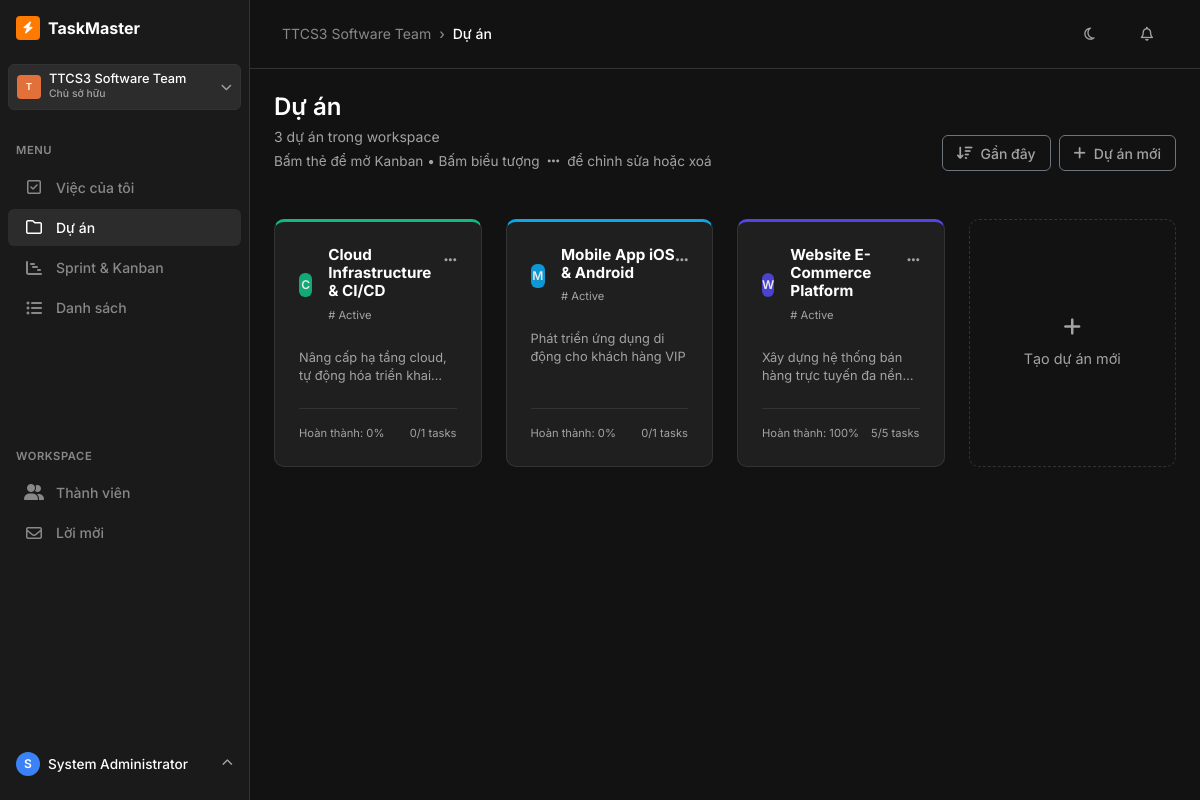
/projects (signed in), run on the app's committed database.
### tables this page shows
CREATE TABLE users (
    id           TEXT PRIMARY KEY,                    -- UUID v7
    username     TEXT UNIQUE NOT NULL,
    email        TEXT UNIQUE NOT NULL,
    password_hash TEXT NOT NULL,
    fullname     TEXT NOT NULL,
    avatar_url   TEXT,
    is_active    INTEGER NOT NULL DEFAULT 1,          -- 1=active, 0=disabled
    created_at   TEXT NOT NULL,                       -- ISO-8601 UTC
    updated_at   TEXT NOT NULL
);

CREATE TABLE projects (
    id              TEXT PRIMARY KEY,                 -- UUID v7
    workspace_id    TEXT NOT NULL REFERENCES workspaces(id) ON DELETE CASCADE,
    name            TEXT NOT NULL,
    description     TEXT,
    color           TEXT NOT NULL DEFAULT '#4f46e5', -- Hex color
    status          TEXT NOT NULL DEFAULT 'Active'
                        CHECK(status IN ('Active','Archived','Completed')),
    created_by      TEXT NOT NULL REFERENCES users(id),
    created_at      TEXT NOT NULL,
    updated_by      TEXT REFERENCES users(id),
    updated_at      TEXT NOT NULL
);

### app.py (the view)
@app.route('/projects')
@login_required
def projects():
    ws_id = session.get('workspace_id')
    conn = get_db_connection()
    projects_list = conn.execute('''
        SELECT p.*,
               u.fullname AS creator_name,
               COUNT(t.id) AS total_tasks,
               SUM(CASE WHEN t.status = 'Completed' THEN 1 ELSE 0 END) AS done_tasks,
               SUM(CASE WHEN t.status = 'In Progress' THEN 1 ELSE 0 END) AS in_progress_tasks,
               SUM(CASE WHEN t.status = 'To Do' THEN 1 ELSE 0 END) AS todo_tasks
        FROM projects p
        LEFT JOIN tasks t ON p.id = t.project_id
        LEFT JOIN users u ON p.created_by = u.id
        WHERE p.workspace_id = ?
        GROUP BY p.id
        ORDER BY p.created_at DESC
    ''', (ws_id,)).fetchall()
    conn.close()
    return render_template('projects.html', projects=projects_list)

### templates/projects.html (shortened to what this page needs)
{% extends 'base.html' %}
{% block breadcrumb_current %}Dự án{% endblock %}
{% block page_title %}Dự án{% endblock %}
{% block page_subtitle %}
    {{ projects|length }} dự án trong workspace <br>
    <span class="text-muted mt-1 d-inline-block" style="font-size: 0.85rem;">Bấm thẻ để mở Kanban • Bấm biểu tượng <i class="fa-solid fa-ellipsis mx-1"></i> để chỉnh sửa hoặc xoá</span>
{% endblock %}
{% block page_actions %}
<div class="d-flex gap-2">
    <button class="btn btn-outline-secondary btn-sm text-muted border-secondary d-flex align-items-center gap-2">
        <i class="fa-solid fa-arrow-down-wide-short"></i> Gần đây
    </button>
    <button type="button" class="btn btn-outline-secondary btn-sm text-muted border-secondary d-flex align-items-center gap-2" data-bs-toggle="modal" data-bs-target="#addProjectModal">
        <i class="fa-solid fa-plus"></i> Dự án mới
    </button>
</div>
{% endblock %}
{% block content %}
<div class="row g-4 mt-2">
    {% for p in projects %}
    {% set done = p['done_tasks'] or 0 %}
    {% set total = p['total_tasks'] or 0 %}
    {% set percent = (done / total * 100) | round | int if total > 0 else 0 %}
    <div class="col-md-6 col-lg-4 col-xl-3">
        <div class="card card-hover h-100 position-relative" style="border-top: 3px solid {{ p['color'] }}; min-height: 180px;" onclick="window.location.href='{{ url_for('kanban', project_id=p['id']) }}'">
            <div class="card-body d-flex flex-column p-4">
                <div class="d-flex justify-content-between align-items-start mb-3">
                    <div class="d-flex align-items-center gap-3">
                        <div class="avatar-square" style="background-color: {{ p['color'] }}; opacity: 0.9; border-radius: 6px;">
                            {{ p['name'][0] | upper }}
                        </div>
                        <div>
                            <h6 class="fw-bold mb-0 text-white" style="font-size: 0.95rem;">{{ p['name'] }}</h6>
                            <span class="text-muted" style="font-size: 0.7rem;"># {{ p['status'] }}</span>
                        </div>
                    </div>
                    <div class="dropdown" onclick="event.stopPropagation()">
                        <button class="btn btn-sm text-muted p-0 border-0" data-bs-toggle="dropdown" aria-expanded="false">
                            <i class="fa-solid fa-ellipsis"></i>
                        </button>
                    </div>
                </div>
                <div class="mb-auto mt-2">
                    <p class="text-muted mb-0" style="font-size: 0.8rem; line-height: 1.4; display: -webkit-box; -webkit-line-clamp: 2; -webkit-box-orient: vertical; overflow: hidden;">
                        {{ p['description'] or 'Chưa có mô tả' }}
                    </p>
                </div>
                <div class="border-top mt-4 pt-3" style="border-color: var(--border-color) !important;">
                    <div class="d-flex justify-content-between align-items-center">
                        <span class="text-muted" style="font-size: 0.7rem;">Hoàn thành: {{ percent }}%</span>
                        <span class="text-muted" style="font-size: 0.7rem;">{{ done }}/{{ total }} tasks</span>
                    </div>
                </div>
            </div>
        </div>
    </div>
    {% endfor %}
    <div class="col-md-6 col-lg-4 col-xl-3">
        <div class="card card-dashed h-100" style="min-height: 180px; cursor: pointer;" data-bs-toggle="modal" data-bs-target="#addProjectModal">
            <div class="card-body d-flex flex-column align-items-center justify-content-center p-4">
                <div class="mb-2 text-muted">
                    <i class="fa-solid fa-plus fs-5"></i>
                </div>
                <span class="text-muted" style="font-size: 0.9rem;">Tạo dự án mới</span>
            </div>
        </div>
    </div>
</div>
{% endblock %}

### templates/base.html (shortened to what this page needs)
<!DOCTYPE html>
<html lang="vi">
<head>
    <link href="https://cdn.jsdelivr.net/npm/bootstrap@5.3.2/dist/css/bootstrap.min.css" rel="stylesheet">
    <link href="https://cdnjs.cloudflare.com/ajax/libs/font-awesome/6.4.2/css/all.min.css" rel="stylesheet">
    <link href="{{ url_for('static', filename='css/style.css') }}" rel="stylesheet">
</head>
<body>
    <div class="d-flex">
        {% if session.get('user_id') %}
        <aside class="sidebar">
            <div class="sidebar-header">
                <a href="{{ url_for('dashboard') }}" class="d-flex align-items-center text-decoration-none">
                    <div class="avatar-square me-2" style="background-color: var(--primary);">
                        <i class="fa-solid fa-bolt"></i>
                    </div>
                    <div>
                        <span class="fw-bold text-white fs-6">TaskMaster</span>
                    </div>
                </a>
            </div>
            {% if active_workspace_name %}
            <div class="px-2 mb-3">
                <div class="dropdown">
                    <button class="btn btn-primary w-100 text-start d-flex justify-content-between align-items-center"
                            data-bs-toggle="dropdown" aria-expanded="false" style="padding: 0.5rem;">
                        <div class="d-flex align-items-center gap-2">
                            <div class="avatar-square" style="background-color: #E2703A; font-size: 0.6rem;">
                                {{ active_workspace_name[0] | upper }}
                            </div>
                            <div class="d-flex flex-column">
                                <span class="fw-medium text-white" style="font-size: 0.8rem; line-height: 1;">{{ active_workspace_name }}</span>
                                <span class="text-muted" style="font-size: 0.65rem;">Chủ sở hữu</span>
                            </div>
                        </div>
                        <i class="fa-solid fa-chevron-down text-muted" style="font-size: 0.7rem;"></i>
                    </button>
                </div>
            </div>
            {% endif %}
            <div class="nav-section-title">Menu</div>
            <ul class="nav flex-column mb-auto">
                <li class="nav-item">
                    <a href="{{ url_for('dashboard') }}" class="nav-link {% if request.endpoint == 'dashboard' %}active{% endif %}">
                        <i class="fa-regular fa-square-check"></i> Việc của tôi
                    </a>
                </li>
                <li>
                    <a href="{{ url_for('projects') }}" class="nav-link {% if request.endpoint == 'projects' %}active{% endif %}">
                        <i class="fa-regular fa-folder"></i> Dự án
                    </a>
                </li>
                <li>
                    <a href="{{ url_for('kanban') }}" class="nav-link {% if request.endpoint == 'kanban' %}active{% endif %}">
                        <i class="fa-solid fa-chart-gantt"></i> Sprint & Kanban
                    </a>
                </li>
                <li>
                    <a href="{{ url_for('tasks') }}" class="nav-link {% if request.endpoint in ['tasks', 'task_detail'] %}active{% endif %}">
                        <i class="fa-solid fa-list-ul"></i> Danh sách
                    </a>
                </li>
            </ul>
            <div class="nav-section-title mt-2">Workspace</div>
            <ul class="nav flex-column mb-auto">
                <li>
                    <a href="{{ url_for('members') }}" class="nav-link {% if request.endpoint == 'members' %}active{% endif %}">
                        <i class="fa-solid fa-user-group"></i> Thành viên
                    </a>
                </li>
                <li>
                    <a href="{{ url_for('invitations') }}" class="nav-link {% if request.endpoint == 'invitations' %}active{% endif %}">
                        <i class="fa-regular fa-envelope"></i> Lời mời
                    </a>
                </li>
            </ul>
            <div class="mt-auto px-2">
                <div class="dropdown">
                    <a href="#" class="d-flex align-items-center text-decoration-none p-2 rounded" data-bs-toggle="dropdown" style="transition: var(--transition-snappy);">
                        <div class="avatar-square me-2" style="background-color: var(--info); border-radius: 50%;">
                            {{ current_user[0] | upper if current_user else 'U' }}
                        </div>
                        <div class="d-flex flex-column">
                            <span class="fw-medium text-white" style="font-size: 0.85rem;">{{ current_user }}</span>
                        </div>
                        <i class="fa-solid fa-chevron-up text-muted ms-auto" style="font-size: 0.7rem;"></i>
                    </a>
                </div>
            </div>
        </aside>
        {% endif %}
        <div class="main-wrapper">
            {% if session.get('user_id') %}
            <header class="top-navbar d-flex justify-content-between align-items-center">
                <div class="d-flex align-items-center gap-2">
                    <nav aria-label="breadcrumb">
                        <ol class="breadcrumb">
                            <li class="breadcrumb-item"><a href="#">{{ active_workspace_name or 'Workspace' }}</a></li>
                            <li class="breadcrumb-item active" aria-current="page">{% block breadcrumb_current %}Tổng Quan{% endblock %}</li>
                        </ol>
                    </nav>
                </div>
                <div class="d-flex align-items-center gap-3">
                    <button class="btn btn-sm btn-link text-muted text-decoration-none"><i class="fa-regular fa-moon"></i></button>
                    <button class="btn btn-sm btn-link text-muted text-decoration-none"><i class="fa-regular fa-bell"></i></button>
                </div>
            </header>
            {% endif %}
            <div class="container-fluid p-4">
                <div class="toast-container position-fixed top-0 end-0 p-3 mt-5" style="z-index: 1055;">
                </div>
                <div class="mb-4 d-flex justify-content-between align-items-end">
                    <div>
                        <h4 class="mb-1">{% block page_title %}Tổng Quan{% endblock %}</h4>
                        <p class="text-muted small mb-0">{% block page_subtitle %}Quản lý công việc và tiến độ{% endblock %}</p>
                    </div>
                    <div>
                        {% block page_actions %}{% endblock %}
                    </div>
                </div>
                {% block content %}{% endblock %}
            </div>
        </div>
    </div>
</body>
</html>

### data on the page
users: fullname "System Administrator"
projects: name "C", name "Cloud Infrastructure & CI/CD", status "Active", description "Nâng cấp hạ tầng cloud, tự động hóa triển…", percent "0", done "0", total "1"
projects: name "M", name "Mobile App iOS & Android", status "Active", description "Phát triển ứng dụng di động cho khách hàng VIP", percent "0", done "0", total "1"
projects: name "W", name "Website E-Commerce Platform", status "Active", description "Xây dựng hệ thống bán hàng trực tuyến đa…", percent "100", done "5", total "5"

### other printed values
{{ active_workspace_name[0] | upper }} "T"
{{ active_workspace_name }} "TTCS3 Software Team"
{{ current_user[0] | upper if current_user else 'U' }} "S"
{{ active_workspace_name or 'Workspace' }} "TTCS3 Software Team"
{{ projects|length }} "3"
